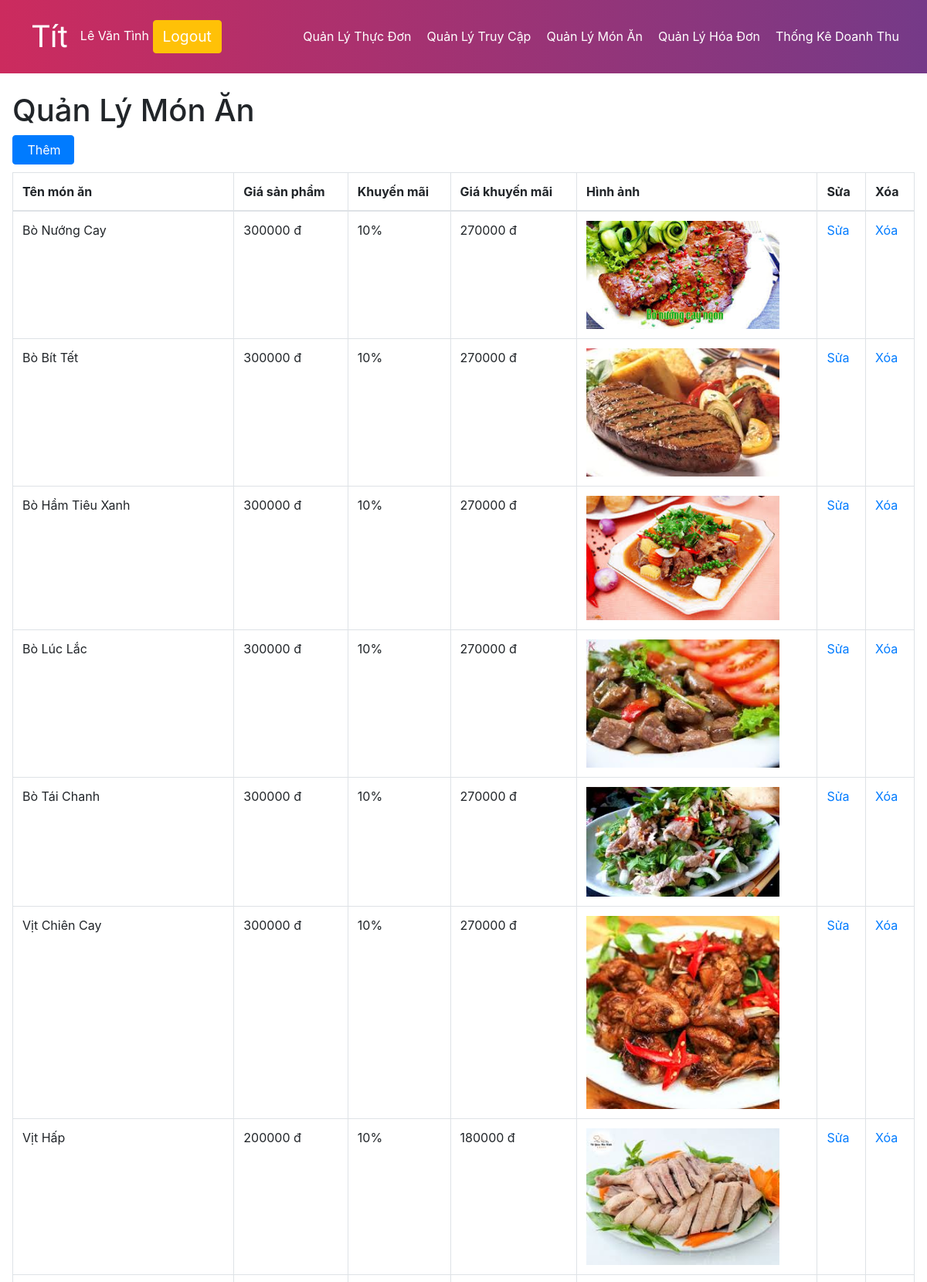
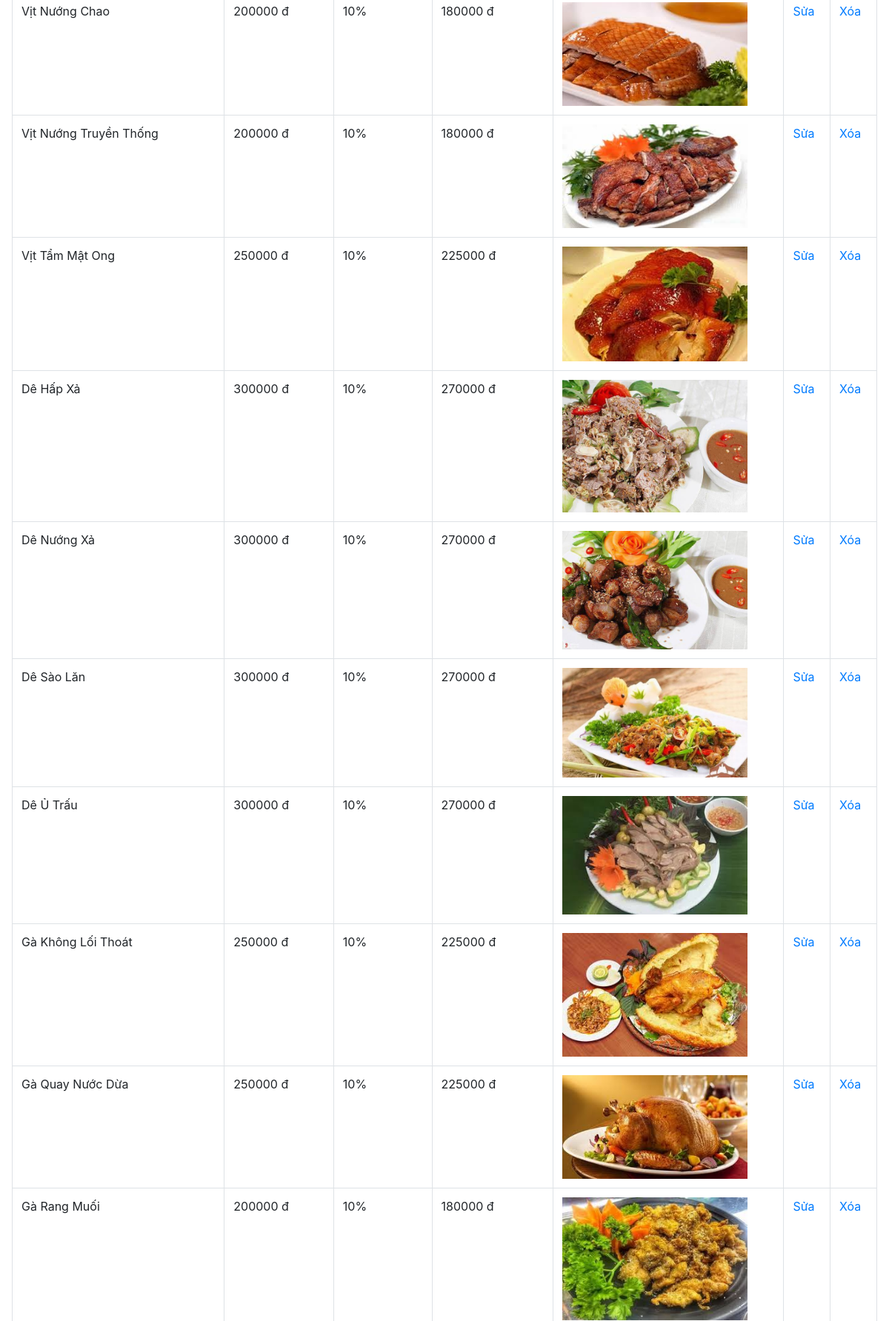
The page /php/manage_product.php (signed in, upper part) on the database its author committed (2 pictures, top to bottom).
### tables this page shows
CREATE TABLE `user` (
  `id_user` int(11) NOT NULL,
  `ten_user` varchar(50) NOT NULL,
  `sdt_user` varchar(50) NOT NULL,
  `email_user` varchar(50) NOT NULL,
  `matkhau` varchar(50) NOT NULL,
  `quyen_user` tinyint(4) NOT NULL
);

CREATE TABLE `sp` (
  `id_sp` int(11) NOT NULL,
  `ten_sp` varchar(50) NOT NULL,
  `gia_sp` float NOT NULL,
  `khuyenmai_sp` float NOT NULL,
  `giakhuyenmai_sp` float NOT NULL,
  `img_sp` text NOT NULL,
  `loai_sp` varchar(50) NOT NULL
);

### php/manage_product.php (the view, shortened to what this page needs)
<?php
include('session_user.php');
if(isset($_SESSION['login_user'])){
  $sql="SELECT * FROM user where sdt_user = ".$_SESSION['login_user'];
  $result = $conn->query($sql);
  $data = $result->fetch_assoc();
}else{
 header("Location:login.php");
}
?>
<!DOCTYPE html>
<html lang="en">
<head>
    <?php  require("../css/style.php")?>
    <link rel="stylesheet" href="../css/style.css">
    <link rel="stylesheet" href="../css/admin.css">
    <link rel="stylesheet" href="../css/header_user.css">
</head>
<body>
    <div class="container-fuild">
        <div>
            <?php require("header_admin.php");?>
        </div>
        <div style='margin-top:70px;' class="m-3">
            <h1 class="mt-4" >Quản Lý Món Ăn</h1>
            <button class="btn btn-primary button " style='margin-bottom:10px;'><a href="insert_product_form.php" style="color:white;">Thêm</a></button>
            <table class="table table-bordered">
                <thead class="thead-purple">
                    <th>Tên món ăn</th>
                    <th>Giá sản phẩm</th>
                    <th>Khuyến mãi</th>
                    <th>Giá khuyến mãi</th>
                    <th>Hình ảnh</th>
                    <th>Sửa</th>
                    <th>Xóa</th>
                </thead>
                <tbody>
                <?php
                    require("connect.php");
                    $sql = "SELECT * FROM sp";
                    $result = mysqli_query($conn, $sql);
                    if (mysqli_num_rows($result) > 0){
                    while ($row = mysqli_fetch_assoc($result)){
                    $khuyenmai=$row["khuyenmai_sp"];
                    $gia_sp=$row["gia_sp"];
                    $giakhuyenmai=$gia_sp-(($gia_sp * $khuyenmai)/100);
                    $id= $row["id_sp"];
                    $image=$row['img_sp'];
                    $image_src='../image/'.$image;
                    echo "<tr><td>"
                    .$row["ten_sp"].
                    "</td><td>"
                    .$row["gia_sp"].
                    " đ</td><td>"
                    .$row["khuyenmai_sp"].
                    "%</td><td>"
                    .$giakhuyenmai.
                    " đ</td><td>";
                    echo "<div> <img  src=$image_src  style=' width:250px'></div>";
                    echo "</td><td>";
                    echo" <a href='edit_manage_product.php?id=$id'\">Sửa</a>
                    </td><td>
                    <a href='delete_manage_product.php?id=$id'\">Xóa</a>
                    </td></tr>";
                    }
                    }
                    else{
                        echo" 0 result";
                        }
                ?>
                </tbody>
            </table>
        </div>
    </div>
</body>
</html>

### php/header_admin.php
<nav class="navbar navbar-expand-lg navbar-custom"> <a class='navbar-brand' href=''>Tít </a>
        <div class="collapse navbar-collapse">
            <ul class="navbar-nav nav mr-auto">
            <li class="reg_form">
                <label for="" style="color: white;"><?=isset($data)?$data['ten_user']:'Admin'?></label>
                <a class="btn btn-warning" href="logout.php"    >Logout</a>
                </li>
            </ul>
            <ul class="navbar-nav nav navbar-right ">
                <li class="header__notify-list-item">
                    <a href="admin.php" class="header__notify-list-link notification"  >Quản Lý Thực Đơn </a>
                </li>
                <li class="header__notify-list-item">
                    <a href="manage_admin.php" class="header__notify-list-link notification"  >Quản Lý Truy Cập </a>
                </li>
                <li class="header__notify-list-item">
                    <a href="manage_product.php" class="header__notify-list-link"  >Quản Lý Món Ăn</a>
                </li>
                <li class="header__notify-list-item">
                    <a href="quanlyhoadon.php" class="header__notify-list-link"  >Quản Lý Hóa Đơn</a>
                </li>
                <li class="header__notify-list-item">
                    <a href="thongke.php" class="header__notify-list-link"  >Thống Kê Doanh Thu</a>
                </li>
            </ul>
        </div>
    </nav>

### css/style.css (style rules this page uses)
* { margin: 0; padding: 0; }
.reg_form>a { font-size: 1.2em; margin-right: 10px; }
.navbar-brand { font-family: 'Sriracha',sans-serif; font-size: 2.5em; color: white !important; padding-left: 25px; font-weight: normal; }
.navbar-custom { background: linear-gradient(to right, rgb(204, 43, 94), rgb(117, 58, 136)); height: 95px; width: 100%; z-index: 999; }
.navbar-nav>li>a { color: white; }
td { margin: 0; }

### css/admin.css (style rules this page uses)
.button { margin-bottom:20px; padding-right:10px; margin-right:10px; width:80px; }
.notification { position: relative; }

### css/header_user.css (style rules this page uses)
.header__notify-list-item { position: relative; padding-right:10px; display:inline-block; }
.header__notify-list-link { padding-right:10px; }

### css/style.php (style rules this page uses)
body,html { width: 100% !important; margin: 0px !important; padding: 0px !important; overflow-x: hidden !important; }

### rows shown on the page
user: ten_user "Lê Văn Tình"
sp: ten_sp "Bò Nướng Cay", gia_sp "300000", khuyenmai_sp "10", giakhuyenmai "270000", img_sp (picture)
sp: ten_sp "Bò Bít Tết", gia_sp "300000", khuyenmai_sp "10", giakhuyenmai "270000", img_sp (picture)
sp: ten_sp "Bò Hầm Tiêu Xanh", gia_sp "300000", khuyenmai_sp "10", giakhuyenmai "270000", img_sp (picture)
sp: ten_sp "Bò Lúc Lắc", gia_sp "300000", khuyenmai_sp "10", giakhuyenmai "270000", img_sp (picture)
sp: ten_sp "Bò Tái Chanh", gia_sp "300000", khuyenmai_sp "10", giakhuyenmai "270000", img_sp (picture)
sp: ten_sp "Vịt Chiên Cay", gia_sp "300000", khuyenmai_sp "10", giakhuyenmai "270000", img_sp (picture)
sp: ten_sp "Vịt Hấp", gia_sp "200000", khuyenmai_sp "10", giakhuyenmai "180000", img_sp (picture)
sp: ten_sp "Vịt Nướng Chao", gia_sp "200000", khuyenmai_sp "10", giakhuyenmai "180000", img_sp (picture)
sp: ten_sp "Vịt Nướng Truyền Thống", gia_sp "200000", khuyenmai_sp "10", giakhuyenmai "180000", img_sp (picture)
sp: ten_sp "Vịt Tẩm Mật Ong", gia_sp "250000", khuyenmai_sp "10", giakhuyenmai "225000", img_sp (picture)
sp: ten_sp "Dê Hấp Xả", gia_sp "300000", khuyenmai_sp "10", giakhuyenmai "270000", img_sp (picture)
sp: ten_sp "Dê Nướng Xả", gia_sp "300000", khuyenmai_sp "10", giakhuyenmai "270000", img_sp (picture)
sp: ten_sp "Dê Sào Lăn", gia_sp "300000", khuyenmai_sp "10", giakhuyenmai "270000", img_sp (picture)
sp: ten_sp "Dê Ủ Trấu", gia_sp "300000", khuyenmai_sp "10", giakhuyenmai "270000", img_sp (picture)
sp: ten_sp "Gà Không Lối Thoát", gia_sp "250000", khuyenmai_sp "10", giakhuyenmai "225000", img_sp (picture)
sp: ten_sp "Gà Quay Nước Dừa", gia_sp "250000", khuyenmai_sp "10", giakhuyenmai "225000", img_sp (picture)
sp: ten_sp "Gà Rang Muối", gia_sp "200000", khuyenmai_sp "10", giakhuyenmai "180000", img_sp (picture)
